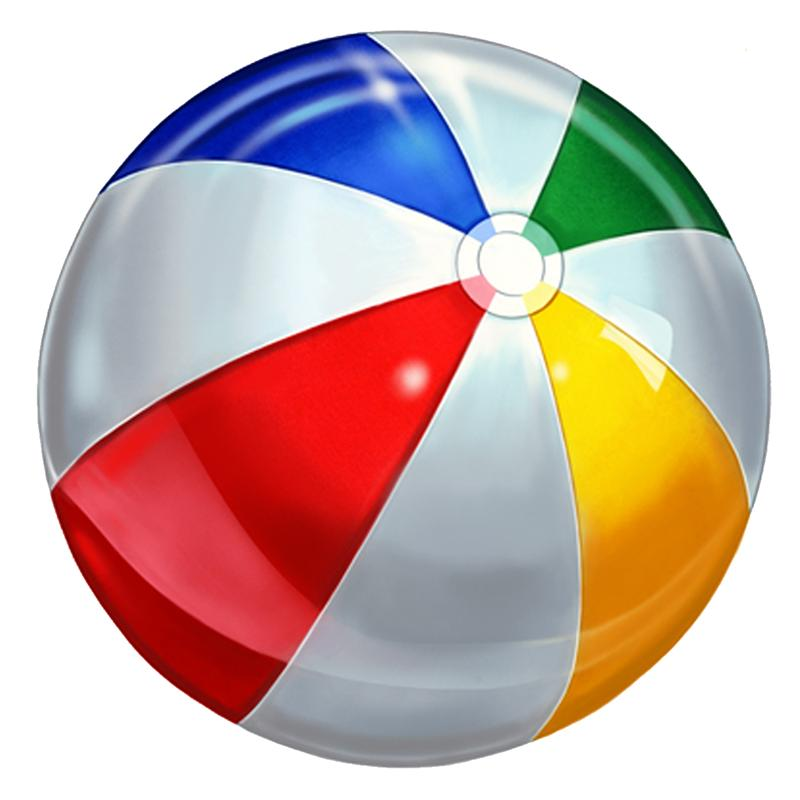
%> input picture GeometricTransformation/code/ball.jpg, 800 x 800 px
$ octave multiple_scalling.m   (GNU Octave 9; MATLAB toolbox functions it lacks are replaced by stand-ins)
%> lines starting %> are read from the running program, lines starting %| are printed output that depends on the picture; in (x1, y1, x2, y2) boxes, pixels count from 0 and x2, y2 are one past the last pixel; in counts of white or black regions, pixels touching at a corner belong together; the program's own positions count from 1
%% Load Image and Mask, Remove Background
ball = imread('ball.jpg');
%> ball is the input picture: size 800x800x3 uint8; mean R, G, B 201.9, 177.4, 171
ball_mask = imread('ball_mask.jpg'); % Load ball mask
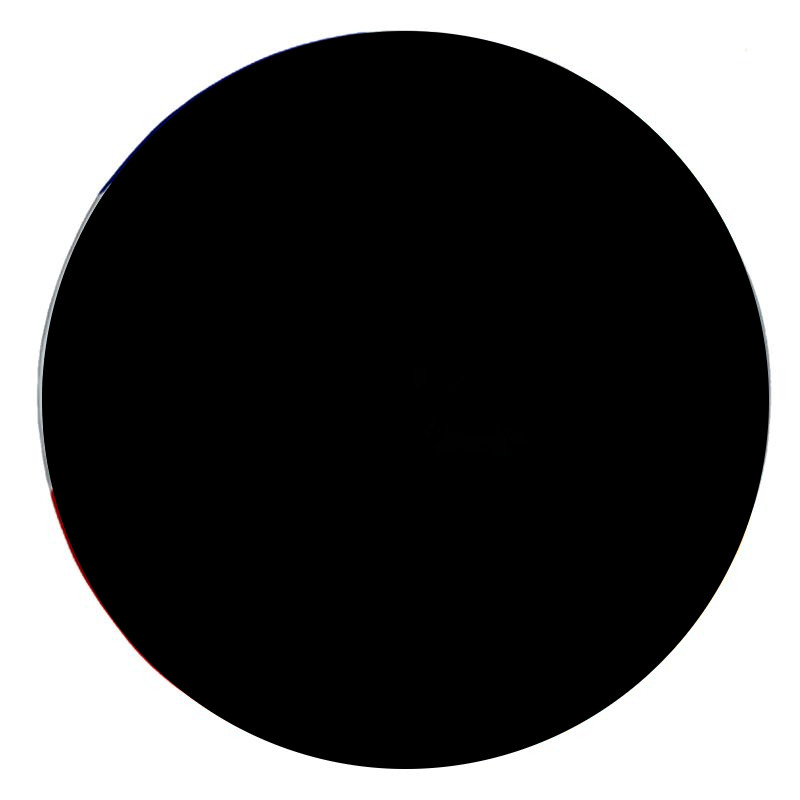
%> input picture GeometricTransformation/code/ball_mask.jpg, 800 x 800 px
%> ball_mask is the input picture: size 800x800x3 uint8; mean R, G, B 86.4, 86.3, 86.4

ball_mask = imbinarize(rgb2gray(ball_mask));
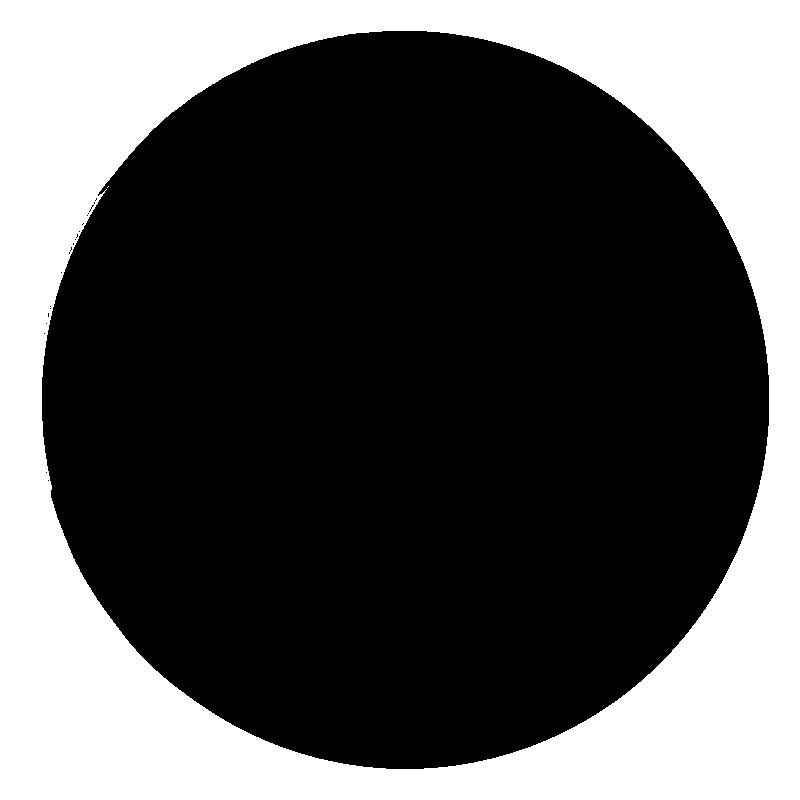
%> ball_mask: size 800x800 logical; 33.9% white; 2 white regions (1 under 20 px), largest, box (x1, y1, x2, y2) and area: (0, 0, 800, 800) 217148
ball_mask = im2double(1 - ball_mask);
ball_double = im2double(ball);

ball_removed_bg = zeros(size(ball_double));
for c = 1:3
    ball_removed_bg(:,:,c) = ball_double(:,:,c) .* ball_mask;
end
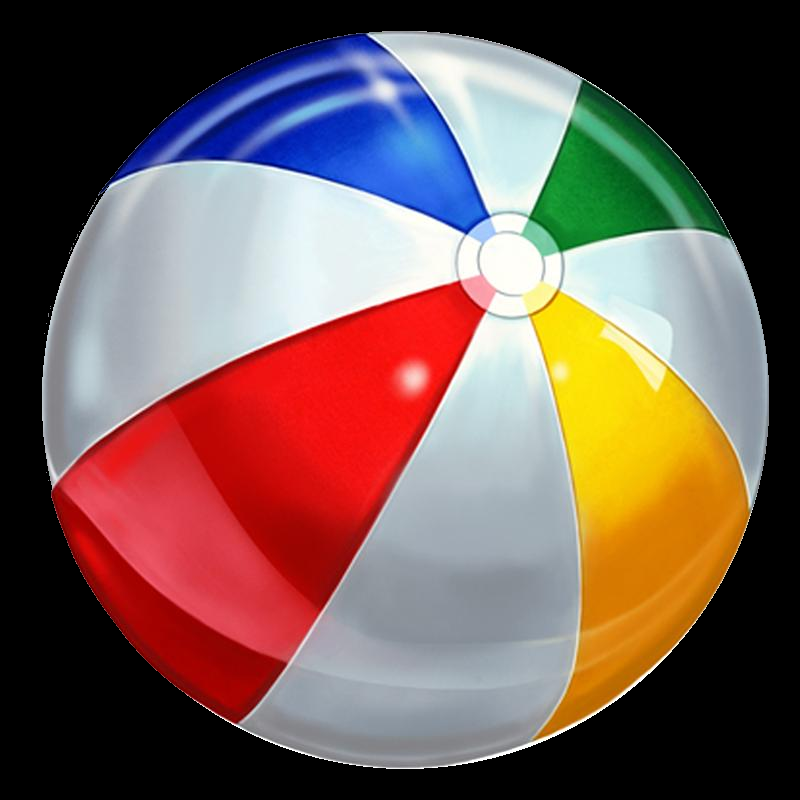
%> ball_removed_bg: size 800x800x3 double; mean R, G, B 0.454, 0.358, 0.333
ball_removed_bg = im2uint8(ball_removed_bg);
%> ball_removed_bg: size 800x800x3 uint8

%% Create Affine Transformations for Scaling
scale1 = affine2d([0.5 0 0; 0 0.5 0; 0 0 1]);   % 50% Scale
scale2 = affine2d([1.5 0 0; 0 1.5 0; 0 0 1]);   % 150% Scale
scale3 = affine2d([0.75 0 0; 0 0.75 0; 0 0 1]);  % 75% Scale
scale4 = affine2d([0.25 0 0; 0 0.25 0; 0 0 1]);  % 25% Scale

% Use an output view that is larger than the original to prevent cropping
outputView = imref2d(size(ball) * 2);

% Apply transformations
I1 = imwarp(ball_removed_bg, scale1, 'OutputView', outputView);   % 50%
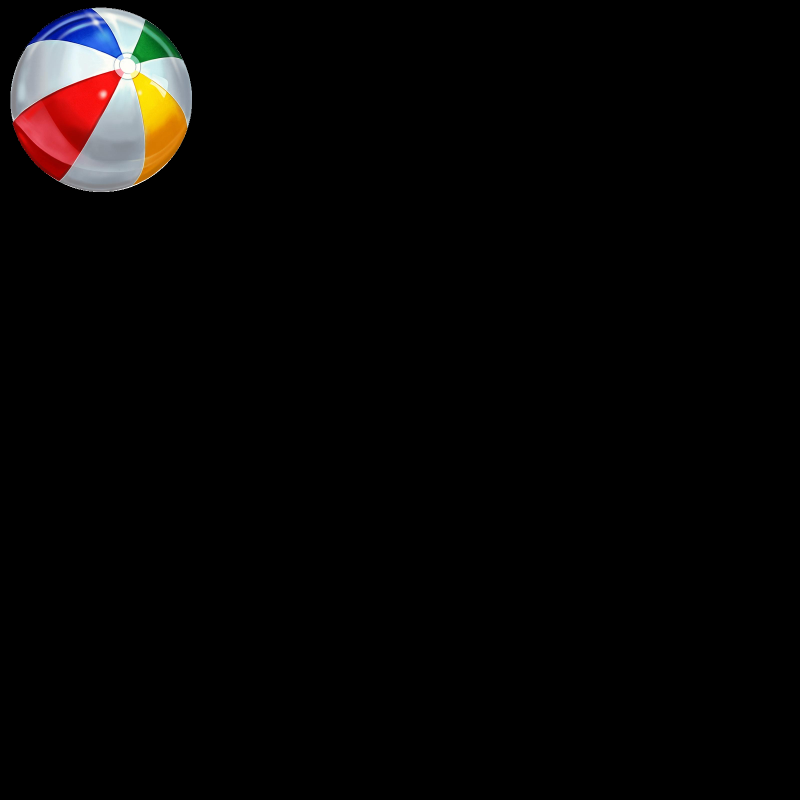
%> I1: size 1600x1600x3 uint8 (shown at 1/2 size); mean R, G, B 7.2, 5.7, 5.3
I2 = imwarp(ball_removed_bg, scale2, 'OutputView', outputView);   % 150%
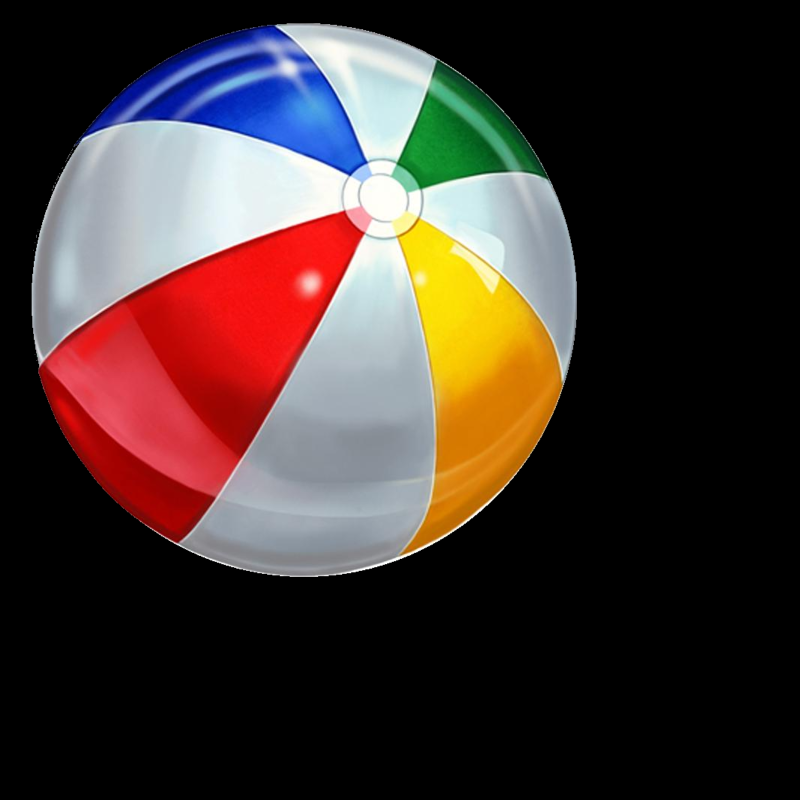
%> I2: size 1600x1600x3 uint8 (shown at 1/2 size); mean R, G, B 65.1, 51.3, 47.7
I3 = imwarp(ball_removed_bg, scale3, 'OutputView', outputView);   % 75%
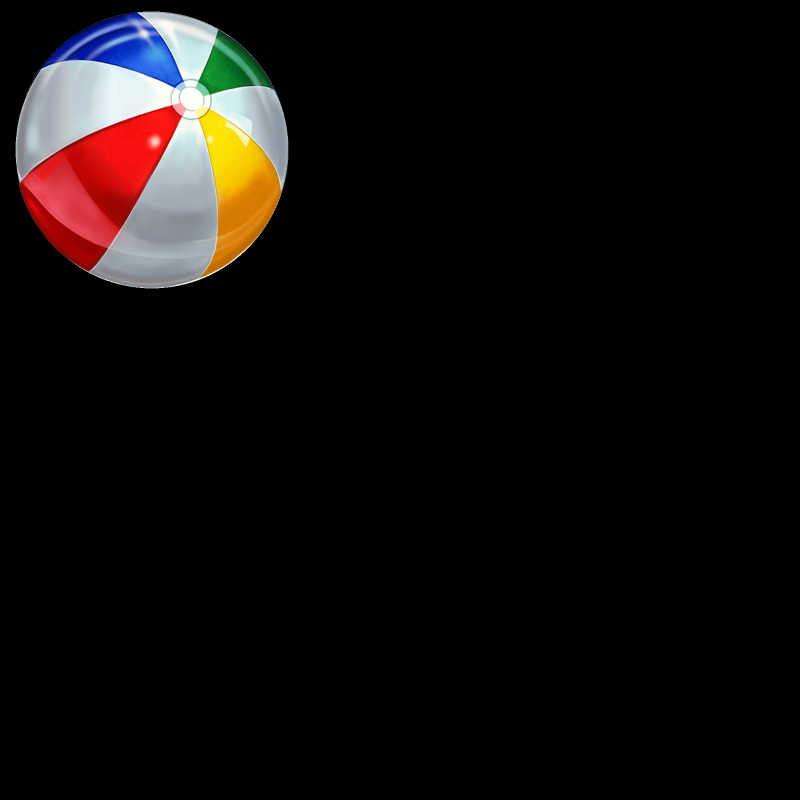
%> I3: size 1600x1600x3 uint8 (shown at 1/2 size); mean R, G, B 16.3, 12.8, 11.9
I4 = imwarp(ball_removed_bg, scale4, 'OutputView', outputView);   % 25%
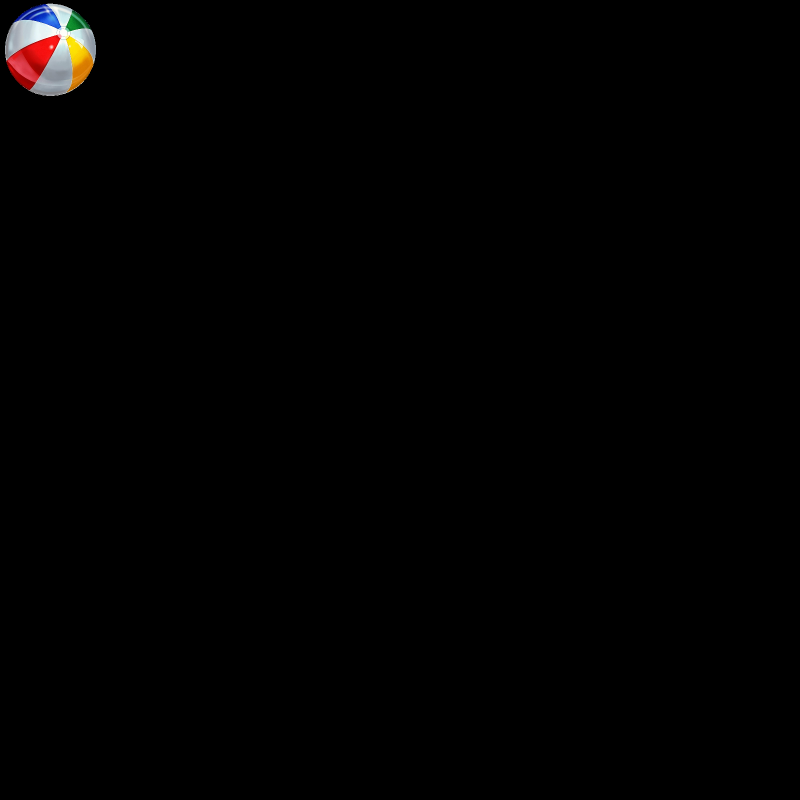
%> I4: size 1600x1600x3 uint8 (shown at 1/2 size); mean R, G, B 1.8, 1.4, 1.3
I_original = ball_removed_bg;                                      % Original (100%)

%% Arrange All Versions on a Single Canvas (Side-by-Side)

% Define the images in the desired left-to-right order:
% Order: 25% Scale, 50% Scale, 75% Scale, Original, 150% Scale
images = {I4, I1, I3, I_original, I2};
%> images = 5 items
labels = {'25% Scale', '50% Scale', '75% Scale', 'Original', '150% Scale'};

% Get dimensions for each image
nImgs = numel(images);
%> nImgs = 5
widths = zeros(1, nImgs);
heights = zeros(1, nImgs);
for k = 1:nImgs
    [heights(k), widths(k), ~] = size(images{k});
end
%> after the loop, heights = [1600 1600 1600 800 1600]; widths = [1600 1600 1600 800 1600]

% Define margins and label space (in pixels)
margin = 10;  % **Reduced spacing between images**
label_space = 30;  % space at top for labels

% Compute the canvas dimensions:
canvasHeight = max(heights) + label_space + 2*margin;
%> canvasHeight = 1650
canvasWidth = margin;  % start with left margin
for k = 1:nImgs
    canvasWidth = canvasWidth + widths(k) + margin;
end
%> this loop made 5 passes
%> canvasWidth on passes 1 to 5: 1620, 3230, 4840, 5650, 7260

% Create a blank canvas (black background)
canvas = zeros(canvasHeight, canvasWidth, 3, 'uint8');

% Place each image side-by-side with a margin
currentX = margin + 1;  % starting x-coordinate (MATLAB indices start at 1)
label_positions = zeros(nImgs,2);  % to store label center positions

for k = 1:nImgs
    img = images{k};
    [h, w, ~] = size(img);
    % Compute vertical position: leave margin and label space at top, then center vertically
    yPos = margin + label_space + floor((max(heights) - h)/2) + 1;
    % Place the image on the canvas
    canvas(yPos:yPos+h-1, currentX:currentX+w-1, :) = img;
    % Compute the horizontal center for the label
    centerX = currentX + floor(w/2);
    label_positions(k,:) = [centerX, margin + round(label_space/2)];
    % Update currentX for next image (current image width + margin)
    currentX = currentX + w + margin;
end
%> this loop made 5 passes
%> yPos on passes 1 to 5: 41, 41, 41, 441, 41
%> after the loop, label_positions = [811 25; 2421 25; 4031 25; 5241 25; 6451 25]

%% Display the Final Canvas with Labels
imshow(canvas);
hold on;
for k = 1:nImgs
    % Place label above each image, centered horizontally.
    text(label_positions(k,1), label_positions(k,2), labels{k}, ...
        'Color', 'white', 'FontSize', 12, 'FontWeight', 'bold', ...
        'HorizontalAlignment', 'center');
end
hold off;
